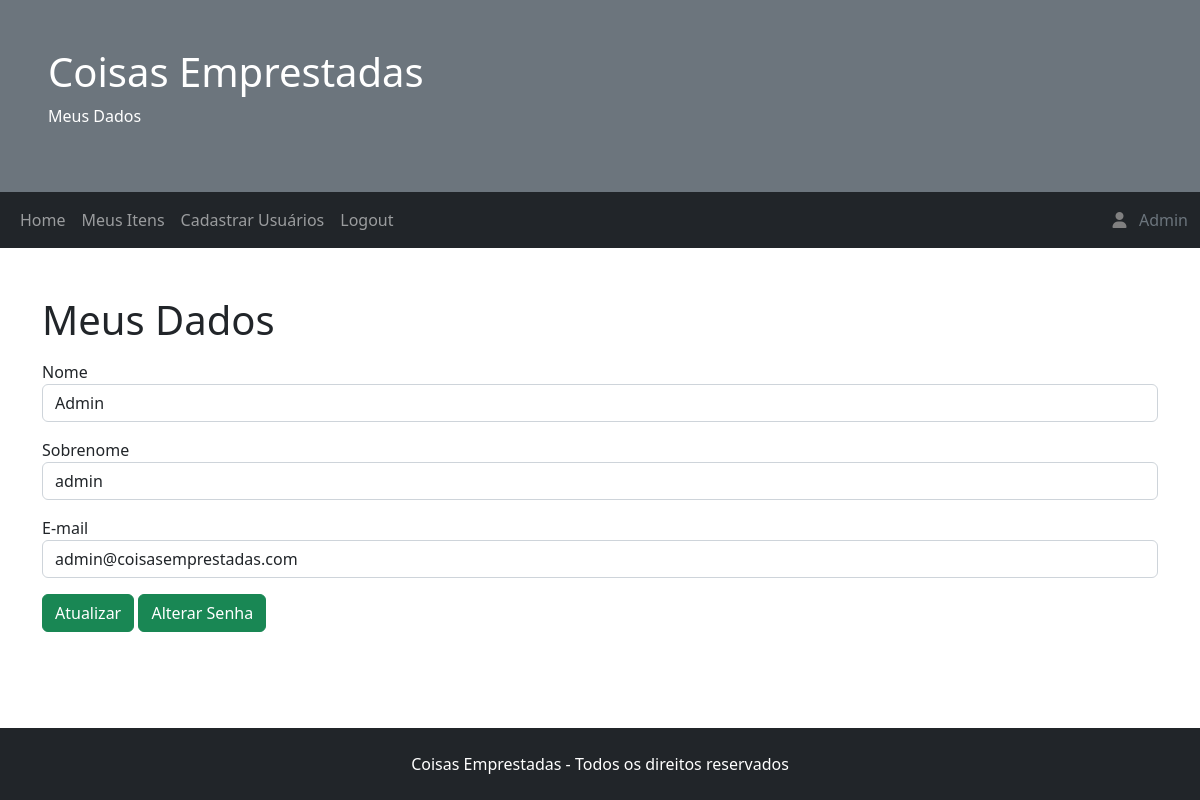
The page /meusdados.php (signed in) on the database its author committed.
### tables this page shows
CREATE TABLE `usuario` (
  `id` int(11) NOT NULL AUTO_INCREMENT,
  `nome` varchar(25) NOT NULL,
  `sobrenome` varchar(25) NOT NULL,
  `email` varchar(50) NOT NULL,
  `senha` varchar(200) NOT NULL,
  `admin` tinyint(1) NOT NULL,
  PRIMARY KEY (`id`)
);

### meusdados.php (the view, shortened to what this page needs)
<?php
include('db_connect.php');
?>
<!doctype html>
<html>
<head>
    <link href="https://cdn.jsdelivr.net/npm/bootstrap@5.2.2/dist/css/bootstrap.min.css" rel="stylesheet">
</head>
<body>
    <header class="p-5 bg-secondary text-white">
        <h1>Coisas Emprestadas</h1>
        <p>Meus Dados</p>
    </header>
    <nav class="navbar navbar-expand-sm bg-dark navbar-dark">
        <div class="container-fluid">
            <ul class="navbar-nav">
                <li class="nav-item">
                    <a class="nav-link" href="home.php">Home</a>
                </li>
                <li class="nav-item">
                    <a class="nav-link" href="meusitens.php">Meus Itens</a>
                </li>
                <?php
                if ($_SESSION['admin'] == 1) {
                    echo "<li class=\"nav-item\">
                        <a class=\"nav-link\" href=\"cadastroUsuario.php\">Cadastrar Usuários</a>
                    </li>";
                }
                ?>
                <li class="nav-item">
                    <a class="nav-link" href="logout.php">Logout</a>
                </li>
            </ul>
            <?php
            $nome = $_SESSION['nome'];
            echo "<a class=\"nav-link float-end text-secondary mr-5\" href=\"meusdados.php\"><i class=\"fas fa-user\" style=\"color:gray\"></i>&nbsp;&nbsp;&nbsp;$nome</a>"
            ?>
        </div>
    </nav>
    <article class="container mt-5" style="margin-bottom: 150px;">
        <div>
            <h1>Meus Dados</h1>
        </div>
        <div>
            <form action="meusdados.php" method="post">
                <?php
                $id = $_SESSION['userId'];
                $sql = "SELECT id, nome, sobrenome, email FROM usuario WHERE id = $id";
                $result = $conn->query($sql);
                if ($result->num_rows > 0) {
                    $row = mysqli_fetch_assoc($result);
                    $nome = $row['nome'];
                    $sobrenome = $row['sobrenome'];
                    $email = $row['email'];
                }
                echo "<div class=\"mb-3 mt-3\">
                    <label for=\"nome\">Nome</label>
                    <input type=\"text\" name=\"nome\" class=\"form-control\" required autofocus value=\"$nome\" />
                </div>
                <div class=\"mb-3\">
                    <label for=\"sobrenome\">Sobrenome</label>
                    <input type=\"text\" name=\"sobrenome\" class=\"form-control\" required value=\"$sobrenome\" />
                </div>
                <div class=\"mb-3\">
                    <label for=\"email\">E-mail</label>
                    <input type=\"email\" name=\"email\" class=\"form-control\" required value=\"$email\" />
                </div>
                <div style=\"margin-bottom: 150px;\">
                    <input value=\"Atualizar\" type=\"submit\" class=\"btn btn-success\">
                    <a href=\"alterasenha.php\"<button class=\"btn btn-success\">Alterar Senha</button></a>
                </div>";
                ?>
            </form>
        </div>
    </article>
    <footer class="mt-5 p-4 bg-dark text-white text-center" style="position: fixed;left: 0;bottom: 0;width: 100%;">
        Coisas Emprestadas - Todos os direitos reservados
    </footer>
</body>
</html>

### rows shown on the page
usuario: nome "Admin", sobrenome "admin", email "admin@coisasemprestadas.com"

### other values the page prints
$nome "Admin"
